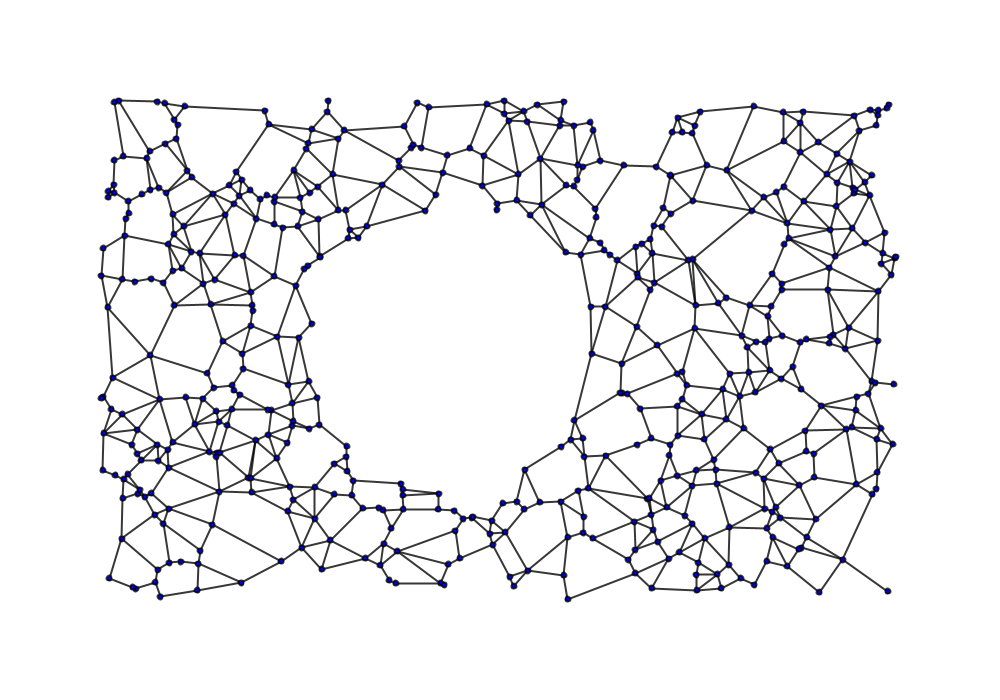
Frame 1 (no input)
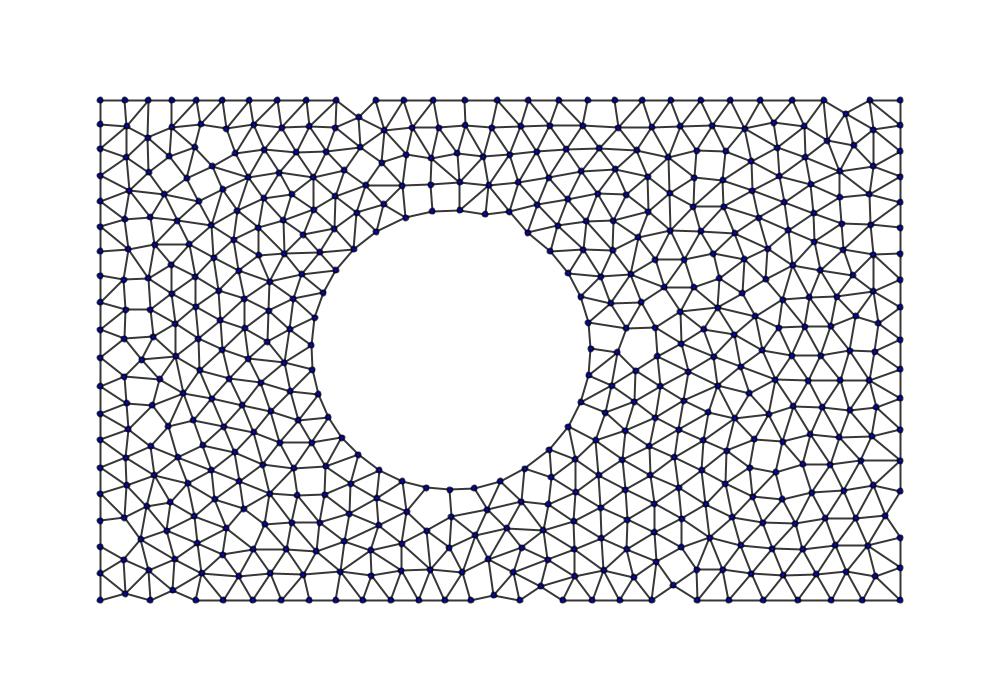
Frame 60 (the mouse pressed at the canvas centre just before this capture)
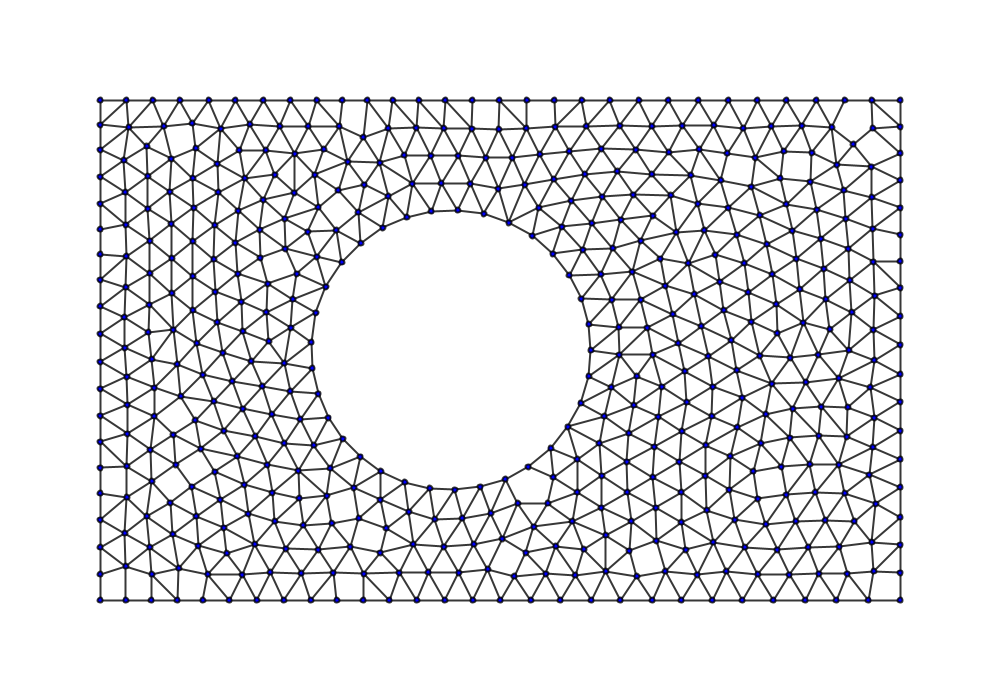
Frame 120 (the mouse held since frame 60 and released just before this capture)

The Processing sketch that drew these frames (run headless with seeded random() and noise(); from frame 60 on, the mouse is pressed at the canvas centre):

// Processing sketch: GabrielGraphD
// ── GabrielGraphD.pde
float x[][], v[][], f[][], HalfLengthSq[], dx[], maxX[], bounce, circleCentre, circleRadiusSq;
int thisEnd[], thatEnd[], lineExists[];

int n = 500, drawCircles, drawLines, alreadyPressed;
int lastLine = (n + 1) * n / 2 - 1;

void setup()
{
  size(1000, 700);
  drawCircles = 0;
  drawLines = 1;
  alreadyPressed = 0;
  dx = new float[2];
  maxX = new float[2];
  x = new float[2][n + 1];
  v = new float[2][n + 1];
  f = new float[2][n + 1];

  HalfLengthSq = new float[lastLine + 1];
  thisEnd = new int[lastLine + 1];
  thatEnd = new int[lastLine + 1];
  lineExists = new int[lastLine + 1];

  randomSeed(0);
  float border = 100.0;
  maxX[0] = 0.5 * (float)width - border;
  maxX[1] = 0.5 * (float)height - border;

  float circleRadius = 0.2 * height;
  circleCentre = - 0.07 * height;
  circleRadiusSq = circleRadius * circleRadius;

  for (int i = 0;i <= n;i++)
  {
    for (;;)
    {
      x[0][i] = random(- maxX[0], maxX[0]);
      x[1][i] = random(- maxX[1], maxX[1]);
      if (distanceFromCentreSq(i) > circleRadiusSq)break;
    }

    v[0][i] = 0.0;
    v[1][i] = 0.0;
  }
  bounce = -0.2;
}

void draw() 
{
  background(255, 255, 255);
  translate(width / 2, height / 2);
  smooth();
  noFill();
  if (keyPressed)
  {
    if (alreadyPressed == 0)
    {
      if (key == 'l' || key == 'L')
      {
        if (drawLines == 0)drawLines = 1; 
        else drawLines = 0;
      }
      if (key == 'c' || key == 'C')
      {
        if (drawCircles == 0)drawCircles = 1;
        else drawCircles = 0;
      }
      alreadyPressed = 1;
    }
  }
  else alreadyPressed = 0;

  for (int i = 0;i <= n;i++)
  {
    f[0][i] = 0.0;
    f[1][i] = 0.0;
  }

  {
    int thisLine = - 1;
    for (int i = 0;i <= n - 1;i++)
    {
      for (int j = i + 1;j <= n;j++)
      {
        thisLine ++;
        lineExists[thisLine] = 1;
        thisEnd[thisLine] = i;
        thatEnd[thisLine] = j;
        dx[0] = x[0][thisEnd[thisLine]] - x[0][thatEnd[thisLine]];
        dx[1] = x[1][thisEnd[thisLine]] - x[1][thatEnd[thisLine]];
        HalfLengthSq[thisLine] = (dx[0] * dx[0] + dx[1] * dx[1]) / 4.0;

        for (int k = 0;k <= n;k ++)
        {
          if (k != i && k != j)
          {
            float deltax = x[0][k] - (x[0][thisEnd[thisLine]] + x[0][thatEnd[thisLine]]) /2.0;
            float deltay = x[1][k] - (x[1][thisEnd[thisLine]] + x[1][thatEnd[thisLine]]) /2.0;
            float radiusSq = deltax * deltax + deltay * deltay;
            if (radiusSq < HalfLengthSq[thisLine])lineExists[thisLine] = 0;
          }
          if (lineExists[thisLine] == 0)break;
        }

        // if (lineExists[thisLine] == 1)
        {
          float multiplier = - 1.0 * exp(- HalfLengthSq[thisLine] / 100.0) / (0.001 + sqrt(HalfLengthSq[thisLine]));
          for (int xy = 0;xy <= 1; xy ++)
          {
            float ForceComponent = dx[xy] * multiplier;
            f[xy][thatEnd[thisLine]] += ForceComponent;
            f[xy][thisEnd[thisLine]] -= ForceComponent;
          }
        }
      }
    }
    if (thisLine != lastLine) {
      println("Problem with line numbers\n");
      exit();
    }
  }

  for (int thisLine = 0;thisLine <= lastLine;thisLine++)
  {
    if (lineExists[thisLine] == 1)
    {
      if (drawLines == 1)
      {
        stroke(0, 0, 0, 200);
        strokeWeight(2.0);
        line(x[0][thisEnd[thisLine]], x[1][thisEnd[thisLine]], x[0][thatEnd[thisLine]], x[1][thatEnd[thisLine]]);
      }
      if (drawCircles == 1)
      {
        float diameter = 2.0 * sqrt(HalfLengthSq[thisLine]);
        stroke(0, 0, 0, 100);
        strokeWeight(1.0);
        ellipse(
        (x[0][thisEnd[thisLine]] + x[0][thatEnd[thisLine]]) / 2.0, 
        (x[1][thisEnd[thisLine]] + x[1][thatEnd[thisLine]]) / 2.0, 
        diameter, diameter);
      }
    }
  }
  fill(0, 0, 255);
  for (int i = 0;i <= n;i++)ellipse(x[0][i], x[1][i], 5, 5);

  for (int i = 0;i <= n;i++)
  {
    for (int xy = 0;xy <= 1; xy ++)
    {
      v[xy][i] = 0.9 * v[xy][i] + f[xy][i];
      x[xy][i] += v[xy][i];
      if (x[xy][i] > + maxX[xy] && v[xy][i] > 0.0) {
        x[xy][i] = + maxX[xy];
        v[xy][i] *= bounce;
      }
      if (x[xy][i] < - maxX[xy] && v[xy][i] < 0.0) {
        x[xy][i] = - maxX[xy];
        v[xy][i] *= bounce;
      }
    }
    float rSq = distanceFromCentreSq(i);
    if (rSq < circleRadiusSq)
    {
      float ratio = sqrt(circleRadiusSq / rSq);
      x[0][i] = ratio * (x[0][i] - circleCentre) + circleCentre;
      x[1][i] = ratio * x[1][i];
      float scalarProd = v[0][i] * (x[0][i] - circleCentre) + v[1][i] * x[1][i];
      if (scalarProd < 0.0)
      {
        v[0][i] -= (1.0 - bounce) * scalarProd * (x[0][i] - circleCentre) / circleRadiusSq;
        v[1][i] -= (1.0 - bounce) * scalarProd * x[1][i] / circleRadiusSq;
      }
    }
  }
}

float distanceFromCentreSq(int i)
{
  float deltax = x[0][i] - circleCentre;
  float deltay = x[1][i];
  return deltax * deltax + deltay * deltay;
}
